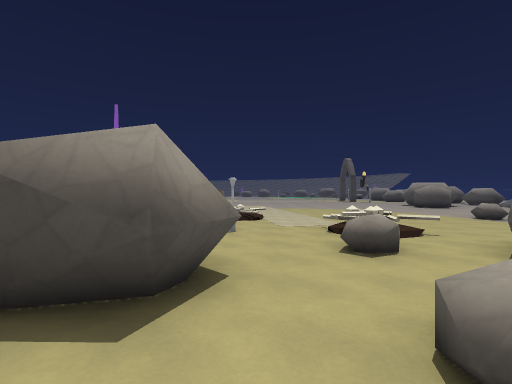
[1] (above)

24 first-person views from a walk through a Godot game level. The camera is 1.5 m above the floor, looks level and sees 85° across. The floor is counted in squares, 2 m on a side. Each view is taken from the middle of a square. On the plan, view 1 faces up. The plan holds only what a view shows up to about 10 squares ahead; the rest is blank. The place goes on beyond the plan. Some surface patterns are stand-ins.

[2]
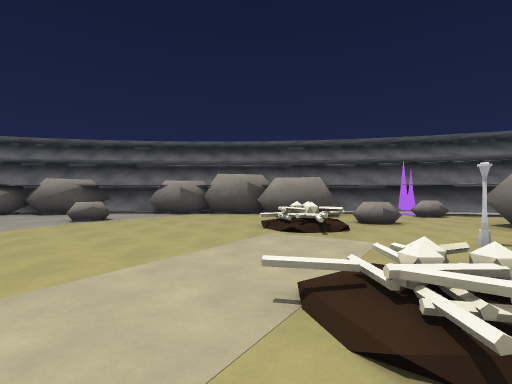

[3]
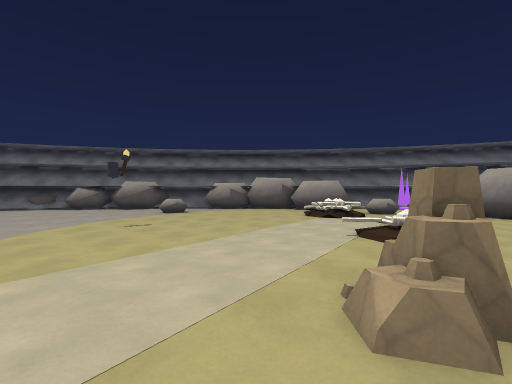

[4]
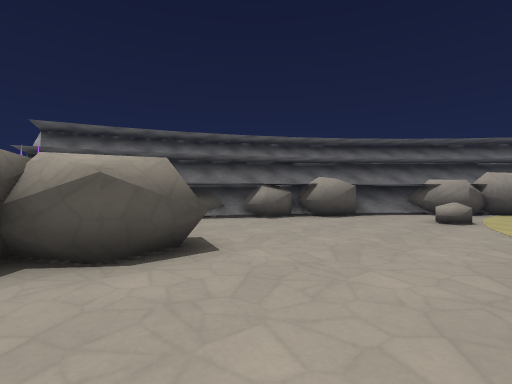

[5]
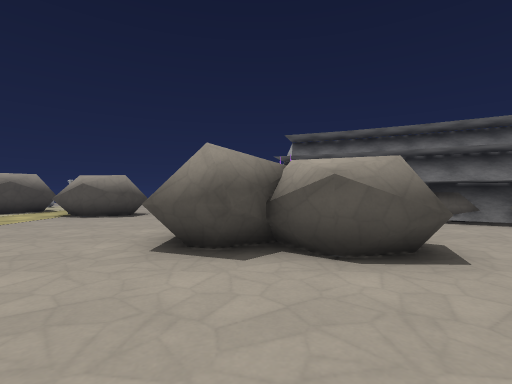

[6]
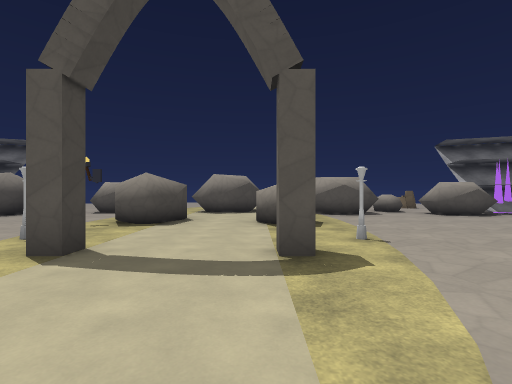

[7]
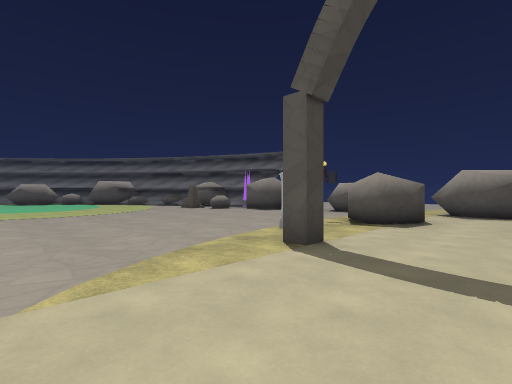

[8]
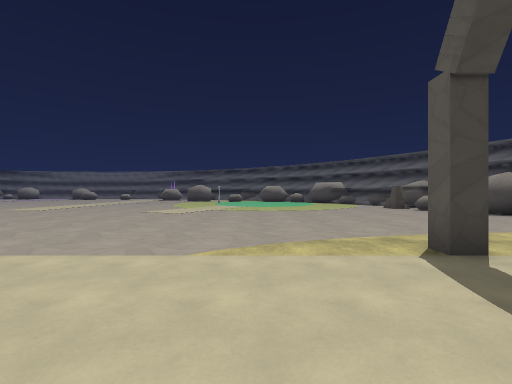

[9]
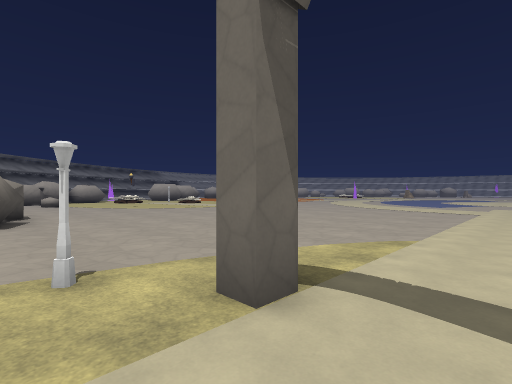

[10]
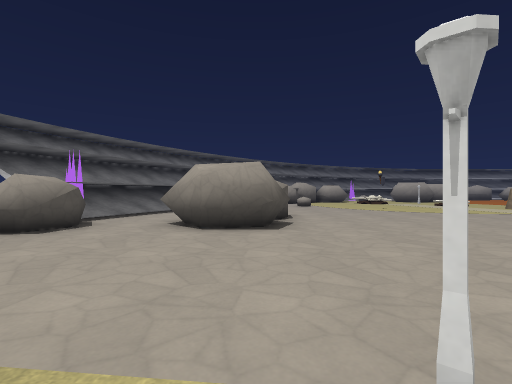

[11]
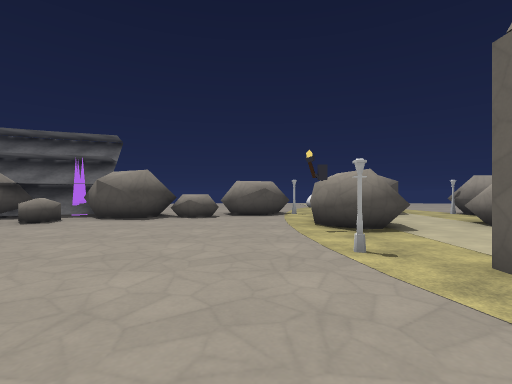

[12]
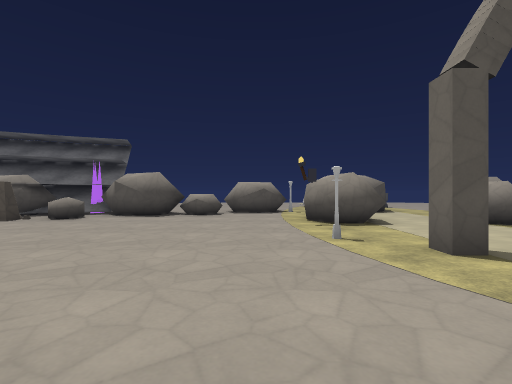

[13]
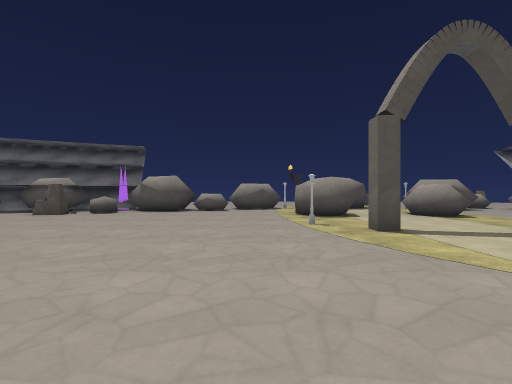

[14]
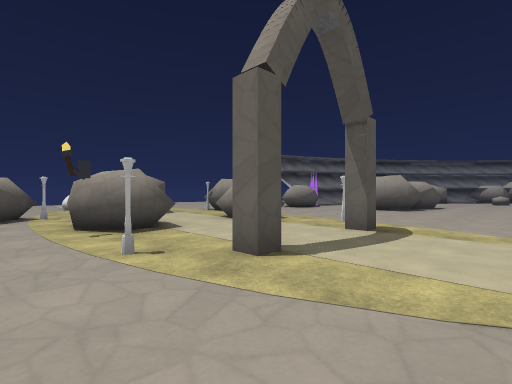

[15]
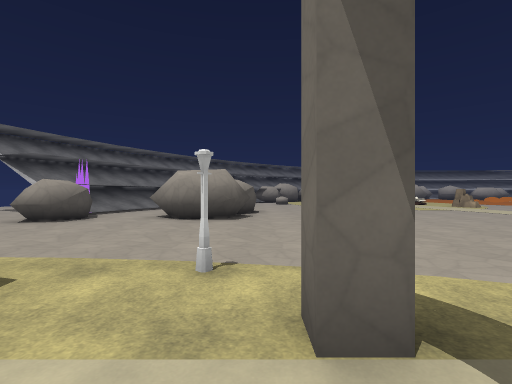

[16]
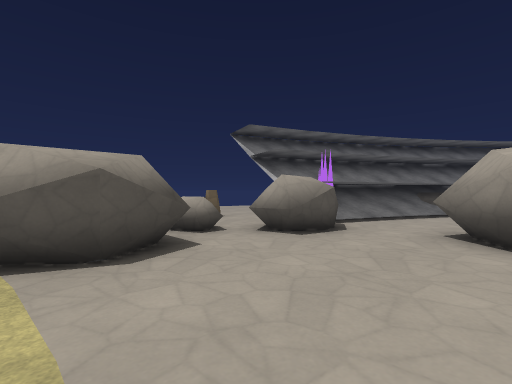

[17]
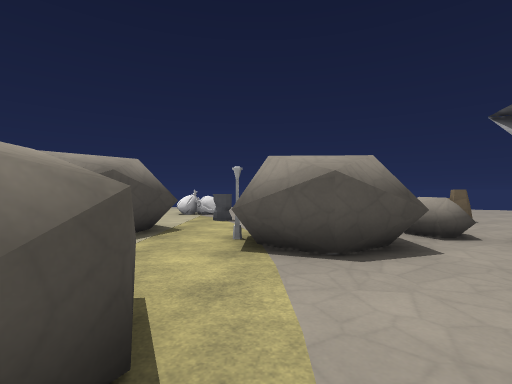

[18]
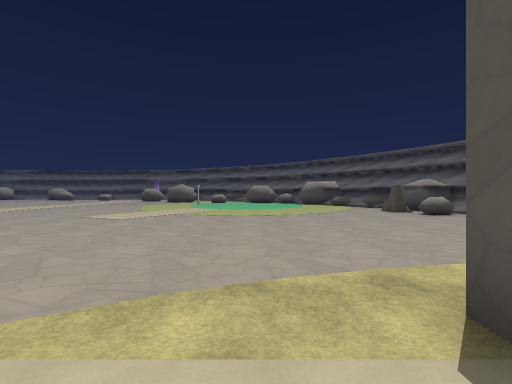

[19]
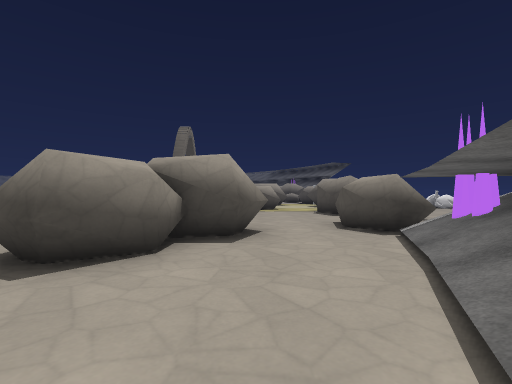

[20]
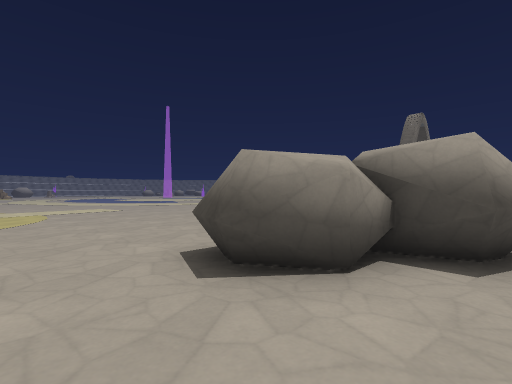

[21]
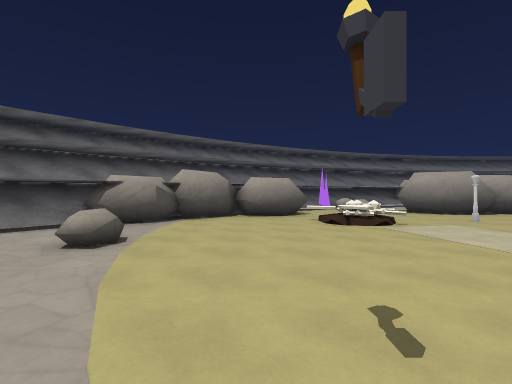

[22]
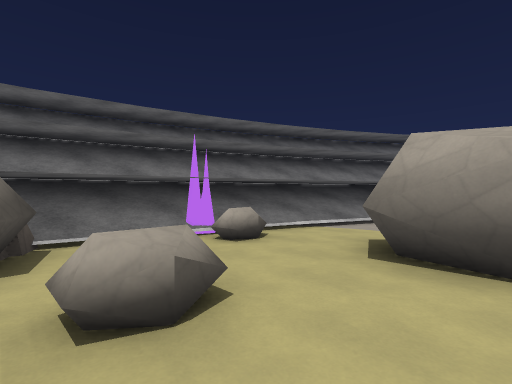

[23]
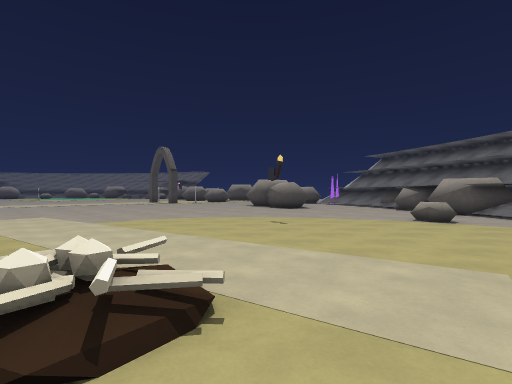

[24]
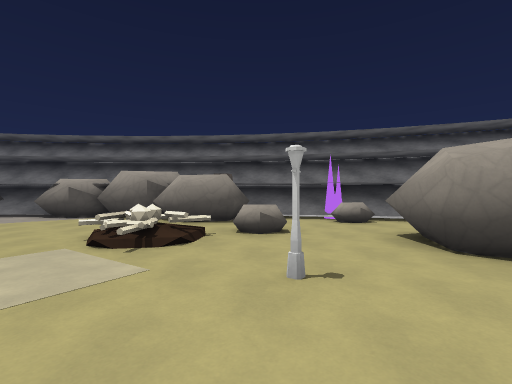

### Floor plan
Key: @ floor where view 1 was taken; # wall or solid block; . floor; / step, stairs or slope; = window, fence, low wall or low ledge; ^ raised ledge; B bones; L lantern; R rock; A bag; O other object.
Columns run from 2 left of view 1 to 21 right of it. Each row starts with its distance up from view 1.
 37         ..   .RR##.
 36  ..............^###
 35  ..............^##
 34 ................##
 33 ................##
 32  ...............^^
 31   ...............##
 30   ...............#
 29    ........L......L..
 28     ..........##.....
 27      .....#...##.##
 26    ..............##  ...
 25 ..................##..AA
 24 ..........#...#.....O..
 23  ..........LL....LL.
 22   ...............#
 21    ..............##
 20   ................^.
 19   ..............##..
 18   ..........##..##..RR
 17   ..........###..#....
 16  ..........##.... #....
 15  ..........##... #.
 14 ................=#
 13 .............../=#
 12 RR.............=#
 11 ..............###
 10 ..............##.
  9 .B.......^..###
  8 ............##
  7 .....=...../=#
  6 .L..^=...####.
  5 ....=....#
  4 #...^.####
  3 ##....R#
  2 ##....##
  1  ..##=##
  0 ..@###.
 -1 ^==##.
 -2 ###.

Where each view was taken, in squares from view 1:
view 1: 0 up, 0 right, facing up
view 2: 11 up, 1 left, facing down-right
view 3: 14 up, 2 left, facing down-right
view 4: 17 up, 6 right, facing down-right
view 5: 17 up, 6 right, facing right
view 6: 25 up, 5 right, facing right
view 7: 25 up, 5 right, facing up-right
view 8: 24 up, 6 right, facing up
view 9: 26 up, 10 right, facing down-left
view 10: 24 up, 10 right, facing down
view 11: 30 up, 6 right, facing right
view 12: 30 up, 5 right, facing right
view 13: 30 up, 3 right, facing right
view 14: 30 up, 6 right, facing down-right
view 15: 26 up, 9 right, facing down
view 16: 23 up, 11 right, facing down-right
view 17: 23 up, 11 right, facing right
view 18: 26 up, 7 right, facing up
view 19: 12 up, 12 right, facing up
view 20: 13 up, 12 right, facing up-left
view 21: 13 up, 5 right, facing down
view 22: 6 up, 1 right, facing down
view 23: 7 up, 1 left, facing up-right
view 24: 8 up, 2 left, facing down-right
